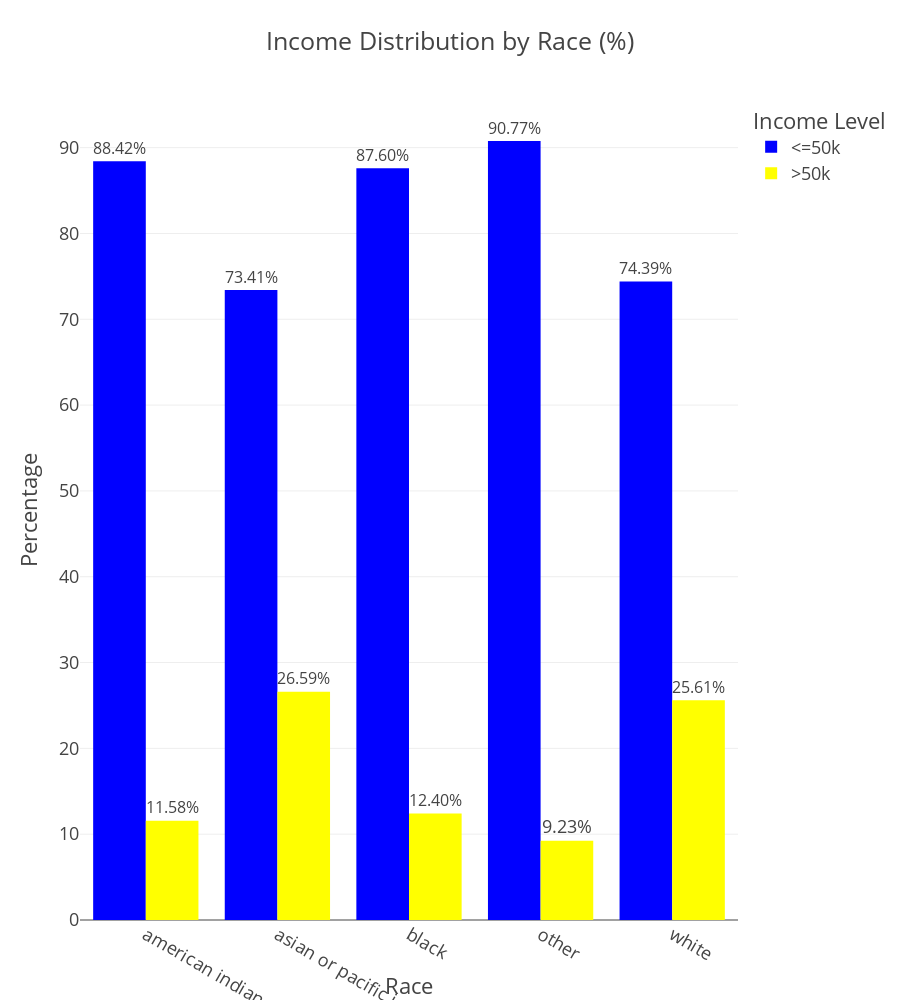

Notebook cell for this chart:
### Code cell
fig = px.bar(
    adult_df_income_race,
    x='race',
    y='percentage',
    color='income',
    title='Income Distribution by Race (%)',
    barmode='group',
    color_discrete_sequence=["blue", "yellow"],
    text='percentage',
    width=900,       
    height=1000       
)

fig.update_traces(texttemplate='%{text:.2f}%', textposition='outside')

fig.update_layout(
    template="presentation",
    xaxis_title='Race',
    yaxis_title='Percentage',
    legend_title_text='Income Level',
    paper_bgcolor="rgba(0,0,0,0)",
    plot_bgcolor="rgba(0,0,0,0)"
)

fig.show()

fig.write_image(os.path.join(results_dir, 'income_distribution_by_race_bar_plot.jpg'))
fig.write_image(os.path.join(results_dir, 'income_distribution_by_race_bar_plot.png'))
fig.write_html(os.path.join(results_dir, 'income_distribution_by_race_plot.html'))

### Figure 1 — Plotly figure (JSON) as saved in the notebook; plotly's stock layout.template omitted (floating-point values rounded to 4 significant figures)
{"data": [{"alignmentgroup": "True", "hovertemplate": "income=<=50k<br>race=%{x}<br>percentage=%{text}<extra></extra>", "legendgroup": "<=50k", "marker": {"color": "blue", "pattern": {"shape": ""}}, "name": "<=50k", "offsetgroup": "<=50k", "orientation": "v", "showlegend": true, "text": [88.42, 73.41, 87.6, 90.77, 74.39], "textposition": "outside", "texttemplate": "%{text:.2f}%", "type": "bar", "x": ["american indian or eskimo", "asian or pacific islander", "black", "other", "white"], "xaxis": "x", "y": [88.42, 73.41, 87.6, 90.77, 74.39], "yaxis": "y"}, {"alignmentgroup": "True", "hovertemplate": "income=>50k<br>race=%{x}<br>percentage=%{text}<extra></extra>", "legendgroup": ">50k", "marker": {"color": "yellow", "pattern": {"shape": ""}}, "name": ">50k", "offsetgroup": ">50k", "orientation": "v", "showlegend": true, "text": [11.58, 26.59, 12.4, 9.225, 25.61], "textposition": "outside", "texttemplate": "%{text:.2f}%", "type": "bar", "x": ["american indian or eskimo", "asian or pacific islander", "black", "other", "white"], "xaxis": "x", "y": [11.58, 26.59, 12.4, 9.225, 25.61], "yaxis": "y"}], "layout": {"barmode": "group", "height": 1000, "legend": {"title": {"text": "Income Level"}, "tracegroupgap": 0}, "paper_bgcolor": "rgba(0, 0, 0, 0)", "plot_bgcolor": "rgba(0, 0, 0, 0)", "title": {"text": "Income Distribution by Race (%)"}, "width": 900, "xaxis": {"anchor": "y", "autorange": true, "domain": [0, 1], "range": [-0.5, 4.5], "title": {"text": "Race"}, "type": "category"}, "yaxis": {"anchor": "x", "autorange": true, "domain": [0, 1], "range": [0, 95.55], "title": {"text": "Percentage"}, "type": "linear"}}}
